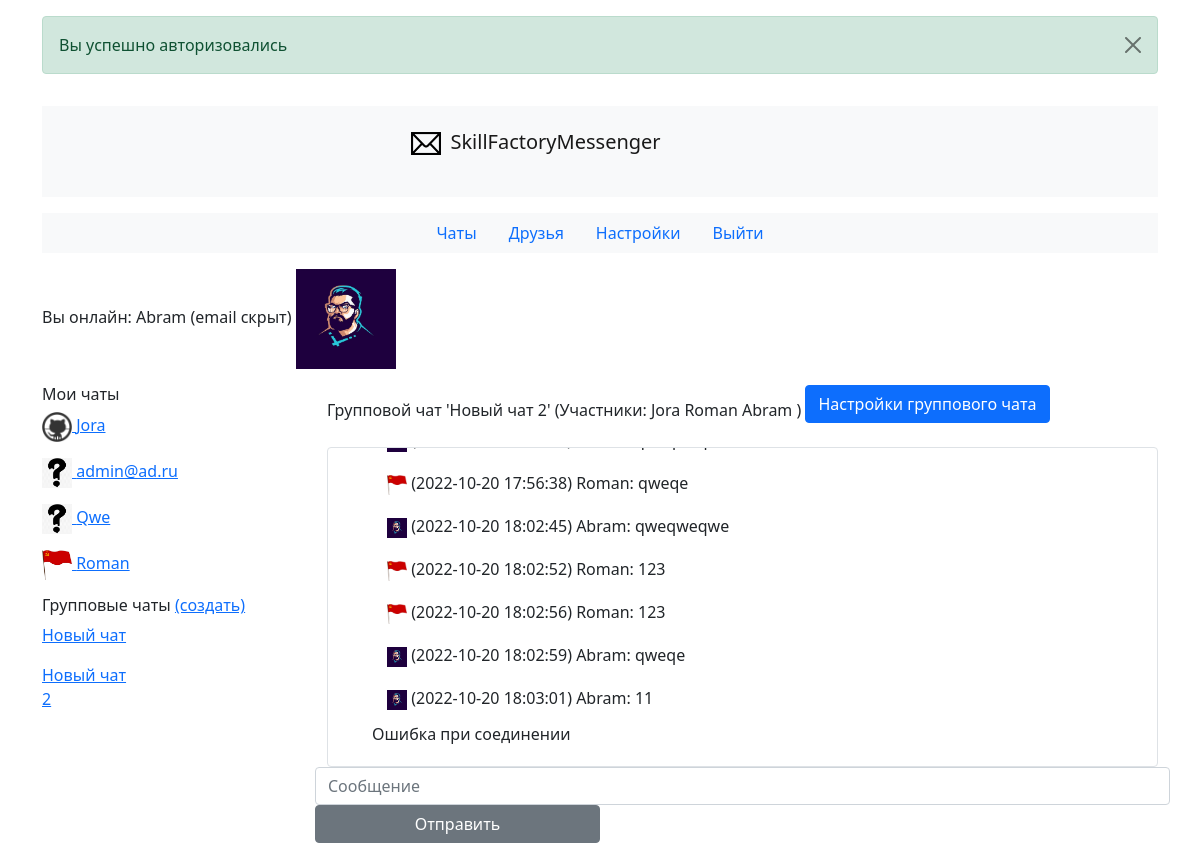
The page /?group_id=2 (signed in) on the database its author committed.
### tables this page shows
CREATE TABLE `users` (
  `id` int(10) UNSIGNED NOT NULL,
  `nickname` varchar(255) DEFAULT NULL,
  `email` varchar(255) DEFAULT NULL,
  `hide_email` bit(1) NOT NULL DEFAULT b'0',
  `password` varchar(255) DEFAULT NULL,
  `avatar` varchar(255) DEFAULT NULL,
  `hash` varchar(255) DEFAULT NULL,
  `email_confirmed` bit(1) NOT NULL DEFAULT b'1'
);

CREATE TABLE `friends` (
  `id` int(10) UNSIGNED NOT NULL,
  `user_id` int(10) UNSIGNED NOT NULL,
  `friend_id` int(10) UNSIGNED NOT NULL
);

CREATE TABLE `groups` (
  `id` int(10) UNSIGNED NOT NULL,
  `name` varchar(255) NOT NULL
);

CREATE TABLE `group_messages` (
  `id` int(10) UNSIGNED NOT NULL,
  `group_id` int(10) UNSIGNED NOT NULL,
  `user_id` int(10) UNSIGNED NOT NULL,
  `text` text NOT NULL,
  `date` datetime NOT NULL DEFAULT current_timestamp()
);

### funcs.php (called while the page is built, shortened)
<?php
function get_avatar($id)
{
    global $pdo;
    $res = $pdo->prepare("SELECT avatar FROM users WHERE id = ?");
    $res->execute([$id]);
    $res = $res->fetchAll();
    return $res[0]['avatar'];
}
function get_friends(): array
{
    global $pdo;
    $res = $pdo->prepare("SELECT * FROM users JOIN friends ON users.id = friends.friend_id WHERE user_id = ?");
    $res->execute([$_SESSION['user']['id']]);
    $res = $res->fetchAll();
    $arr = [];
    foreach ($res as $item) {
        if ($item['nickname']) {
            $arr[] = ['id' => $item['friend_id'], 'nickname' => $item['nickname']];
        } else {
            $arr[] = ['id' => $item['friend_id'], 'nickname' => $item['email']];
        }
    }
    return $arr;
}
function get_email($id)
{
    global $pdo;
    $res = $pdo->prepare("SELECT * FROM users WHERE id = ?");
    $res->execute([$id]);
    if ($res = $res->fetchAll()) {
        if ($res[0]['hide_email']) {
            return 'email скрыт';
        }
        return $res[0]['email'];
    } else {
        return false;
    }
}
function get_nickname($id)
{
    global $pdo;
    $res = $pdo->prepare("SELECT nickname, email FROM users WHERE id = ?");
    $res->execute([$id]);
    $res = $res->fetchAll();
    if ($res[0]['nickname']) {
        return $res[0]['nickname'];
    } elseif ($res[0]['email']) {
        return $res[0]['email'];
    } else {
        return false;
    }
}
function get_groups(): array
{
    global $pdo;
    $res = $pdo->prepare("SELECT groups.id as id, name FROM group_users JOIN groups ON group_users.group_id = groups.id WHERE user_id = ?");
    $res->execute([$_SESSION['user']['id']]);
    $res = $res->fetchAll();
    $arr = [];
    foreach ($res as $item) {
        $arr[] = ['id' => $item['id'], 'name' => $item['name']];
    }
    return $arr;
}
function get_group($id)
{
    global $pdo;
    $res = $pdo->prepare("SELECT name FROM groups WHERE id = ?");
    $res->execute([$id]);
    if($res = $res->fetchColumn()) {
        return $res;
    } else {
        return false;
    }
}
function get_group_chat($id)
{
    global $pdo;
    $res = $pdo->prepare("SELECT users.id as user_id, group_messages.id as id, text, date FROM group_messages join users ON users.id = group_messages.user_id WHERE group_id = ? ORDER BY date");
    $res->execute([$id]);
    return $res->fetchAll();
}
function get_users_group($id)
{
    global $pdo;
    $res = $pdo->prepare("SELECT user_id FROM group_users WHERE group_id = ?");
    $res->execute([$id]);
    return $res->fetchAll();
}

### main.php (the view, shortened to what this page needs)
<?php
require_once __DIR__ . '/config.php';
require_once __DIR__ . '/funcs.php';
?>
<ul class="nav justify-content-center bg-light mb-3">
    <li class="nav-item">
        <a class="nav-link active" href="/">Чаты</a>
    </li>
    <li class="nav-item">
        <a class="nav-link" href="/friends.php">Друзья</a>
    </li>
    <li class="nav-item">
        <a class="nav-link" href="/settings.php">Настройки</a>
    </li>
    <li class="nav-item">
        <a class="nav-link" href="/?do=exit">Выйти</a>
    </li>
</ul>
<p>Вы онлайн: <?= htmlspecialchars($_SESSION['user']['login']) ?> (<?= get_email($_SESSION['user']['id']) ?>) <img
            src='<?= get_avatar($_SESSION['user']['id']) ?>'
            onerror="this.src='images/avatar.png'" alt=''
            style='width: 100px; height: 100px;'></p>
<div class="row">
    <div class="col-sm-3" style="overflow-y: auto; height:50vh;">
        <h6>Мои чаты</h6>
        <div class="col-sm-12">
            <div class="col-sm-12">
                <?php
                $friends = get_friends();
                foreach ($friends as $friend) {
                    $avatar = get_avatar($friend['id']);
                    echo "<p><img src='$avatar'
                onerror=\"this.src='images/avatar.png'\" alt=''
                style='width: 30px; height: 30px;'><a href='?id={$friend['id']}'> {$friend['nickname']}</a></p>";
                }
                ?>
            </div>
        </div>
        <h6>Групповые чаты <a href="/new_group.php">(создать)</a></h6>
        <div class="col-sm-4">
            <div class="col-sm-12">
                <?php
                $groups = get_groups();
                foreach ($groups as $group) {
                    echo "<p><a href='?group_id={$group['id']}'> {$group['name']}</a></p>";
                }
                ?>
            </div>
        </div>
    </div>
    <?php
    if (isset($_GET['id'])) {
        $action = "/?id={$_GET['id']}";
    } elseif (isset($_GET['group_id'])) {
        $action = "/?group_id={$_GET['group_id']}";
    } else {
        $action = '';
    }
    ?>
    <form id="chat" class="col-sm-9" method="post" action="<?= $action ?>">
        <?php
        if (isset($_GET['id'])) {
            $nickname = get_nickname($_GET['id']);
            echo "<h6>Чат с пользователем {$nickname}</h6>";
        } elseif (isset($_GET['group_id'])) {
            $group = get_group($_GET['group_id']);
            $title = "<h6>Групповой чат '$group' (Участники: ";
            $users = get_users_group($_GET['group_id']);
            foreach ($users as $user) {
                $nickname = get_nickname($user['user_id']);
                $title .= "$nickname ";
            }
            $title .= ") <p class='menu btn btn-primary'>Настройки группового чата</p></h6>";
            echo $title;
        }
        ?>
        <div id="divMessages" class="chat message border rounded container">
            <div class="chat-content" id="chat-result">
                <?php
                if (isset($_GET['id'])) {
                    $messages = get_chat($_GET['id']);
                    if (!$messages) {
                        $nickname = get_nickname($_GET['id']);
                        echo "<h6 class='col-md-4 mx-auto mt-3'>Начните переписку с $nickname</h6>";
                    }
                    foreach ($messages as $message) {
                        $id = $message['id'];
                        $avatar = get_avatar($message['user_id']);
                        $a = "<img src='$avatar' onerror=\"this.src='images/avatar.png'\" style='width: 20px; height: 20px;'>";
                        $date = $message['date'];
                        $nickname = get_nickname($message['user_id']);
                        echo "<input type='hidden' class='group' value='0'>
                                <p value=\"$id\" class='msg'> $a ($date) $nickname: <span value='$id'>{$message['text']}</span></p>";
                    }
                } elseif (isset($_GET['group_id'])) {
                    $messages = get_group_chat($_GET['group_id']);
                    foreach ($messages as $message) {
                        $id = $message['id'];
                        $avatar = get_avatar($message['user_id']);
                        $a = "<img src='$avatar' onerror=\"this.src='images/avatar.png'\" style='width: 20px; height: 20px;'>";
                        $date = $message['date'];
                        $nickname = get_nickname($message['user_id']);
                        echo "<input type='hidden' class='group' value='1'>
                            <p value=\"$id\" class='msg'> $a ($date) $nickname: <span value='$id'>{$message['text']}</span></p>";
                    }
                } else {
                    echo '<h6 class="col-md-4 mx-auto mt-3">Откройте активный чат или начните новый</h6>';
                }
                ?>
            </div>
        </div>
        <div id="blockSendMessage" class="row">
            <input name="message" id="message" class="form-control col-8 col-sm-9 col-md-8" type="text"
                   placeholder="Сообщение">
            <button id="btnSend" type="submit" class="btn btn-secondary col-4 col-sm-3 col-md-4">Отправить</button>
        </div>
    </form>
</div>

### css/style.css (style rules this page uses)
.chat { overflow-y: auto; height:40vh; display: flex; flex-direction: column-reverse; }
.chat-content { padding: 20px; max-width: 100%; margin: auto; width: 100%; }
.msg { position: relative; max-width: 75%; padding: 7px 15px; margin-bottom: 5px; }

### rows shown on the page
users: hide_email "email скрыт", avatar (picture)
friends: friend.avatar (picture), friend.nickname "Jora"
friends: friend.email "admin@ad.ru"
friends: friend.nickname "Qwe"
friends: friend.avatar (picture), friend.nickname "Roman"
groups: name "Новый чат"
groups: name "Новый чат 2"
group_messages: $id 20 (drawn), user.avatar (picture)
group_messages: $id 21 (drawn), user.avatar (picture), date "2022-10-20 17:56:38", user.nickname "Roman", text "qweqe"
group_messages: $id 29 (drawn), user.avatar (picture), date "2022-10-20 18:02:45", user.nickname "Abram", text "qweqweqwe"
group_messages: $id 30 (drawn), user.avatar (picture), date "2022-10-20 18:02:52", user.nickname "Roman", text "123"
group_messages: $id 31 (drawn), user.avatar (picture), date "2022-10-20 18:02:56", user.nickname "Roman", text "123"
group_messages: $id 32 (drawn), user.avatar (picture), date "2022-10-20 18:02:59", user.nickname "Abram", text "qweqe"
group_messages: $id 33 (drawn), user.avatar (picture), date "2022-10-20 18:03:01", user.nickname "Abram", text "11"

### other values the page prints
$_SESSION['success'] "Вы успешно авторизовались"
$_SESSION['user']['login'] "Abram"
$title "Jora Roman Abram"
